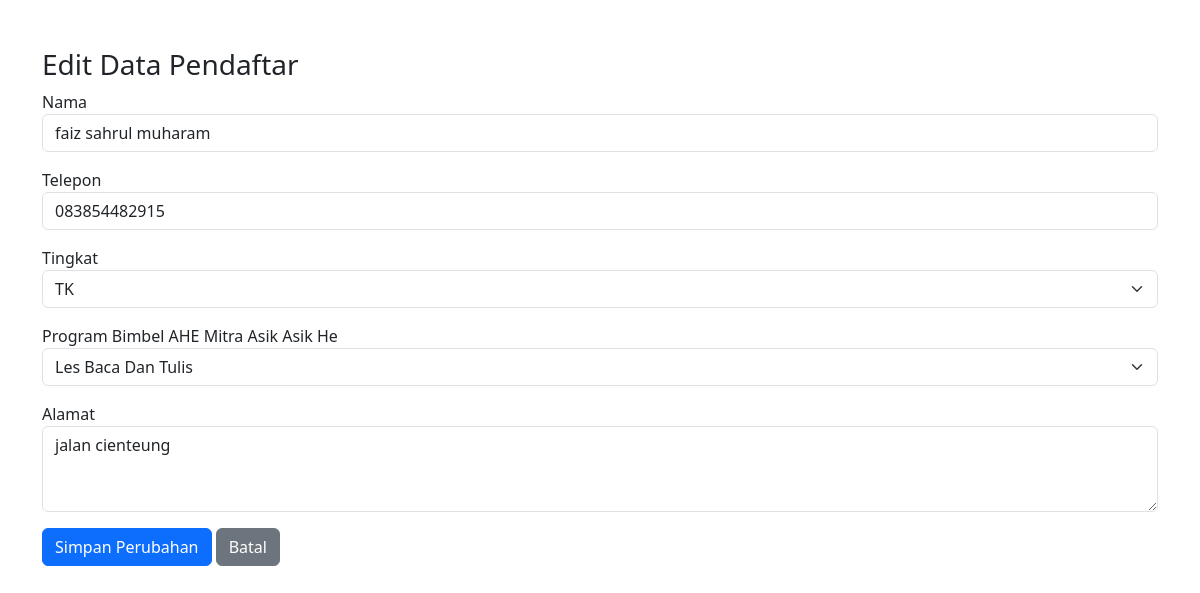
The page /edit.php?id=1 on the database its author committed.
### tables this page shows
CREATE TABLE `pendaftar` (
  `id` int(11) NOT NULL,
  `nama` varchar(100) DEFAULT NULL,
  `telepon` varchar(20) DEFAULT NULL,
  `tingkat` varchar(10) DEFAULT NULL,
  `mata_pelajaran` varchar(100) DEFAULT NULL,
  `alamat` text DEFAULT NULL,
  `tanggal_daftar` timestamp NOT NULL DEFAULT current_timestamp()
);

### edit.php (the view, shortened to what this page needs)
<?php
include 'db.php';
$id = intval($_GET['id']);
$stmt = $conn->prepare("SELECT * FROM pendaftar WHERE id = ?");
$stmt->bind_param("i", $id);
$stmt->execute();
$result = $stmt->get_result();
$data = $result->fetch_assoc();
?>
<!DOCTYPE html>
<html lang="id">
<head>
  <link href="https://cdn.jsdelivr.net/npm/bootstrap@5.3.3/dist/css/bootstrap.min.css" rel="stylesheet">
</head>
<body>
<div class="container py-5">
  <h3>Edit Data Pendaftar</h3>
  <form method="POST">
    <div class="mb-3">
      <label>Nama</label>
      <input type="text" name="nama" value="<?= htmlspecialchars($data['nama']) ?>" class="form-control" required>
    </div>
    <div class="mb-3">
      <label>Telepon</label>
      <input type="text" name="telepon" value="<?= htmlspecialchars($data['telepon']) ?>" class="form-control" required>
    </div>
    <div class="mb-3">
      <label>Tingkat</label>
      <select name="tingkat" class="form-select" required>
        <option value="TK" <?= $data['tingkat'] == 'TK' ? 'selected' : '' ?>>TK</option>
      </select>
    </div>
   <div class="mb-3">
  <label>Program Bimbel AHE Mitra Asik Asik He</label>
  <select name="mataPelajaran" class="form-select" required>
    <option value="Baca Tulis" <?= $data['mata_pelajaran'] == 'bacatulis' ? 'selected' : '' ?>>Les Baca Dan Tulis</option>
  </select>
</div>
    <div class="mb-3">
      <label>Alamat</label>
      <textarea name="alamat" class="form-control" rows="3" required><?= htmlspecialchars($data['alamat']) ?></textarea>
    </div>
    <button type="submit" class="btn btn-primary">Simpan Perubahan</button>
    <a href="dashboard.php" class="btn btn-secondary">Batal</a>
  </form>
</div>
</body>
</html>

### rows shown on the page
pendaftar: nama "faiz sahrul muharam", telepon "083854482915", tingkat "TK", alamat "jalan cienteung"
